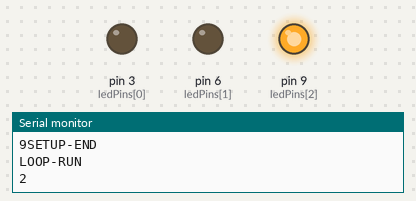
The sketch below on a simulated Arduino Uno, built with avr-gcc and run on an emulated ATmega328P. On the bench: output pins drawn as LEDs (lit = HIGH), the last lines printed to the serial monitor. Random numbers use the default seed unless the sketch sets one.

Above: at 0.1 s.
At 9.1 s:
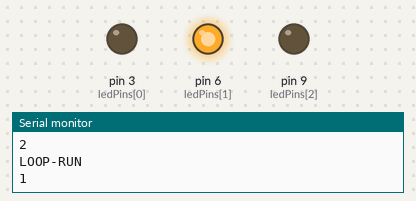
At 20.1 s:
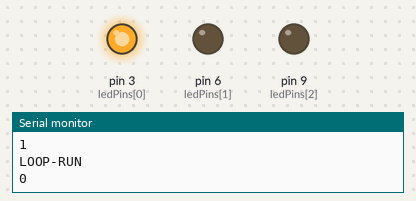
At 39.6 s:
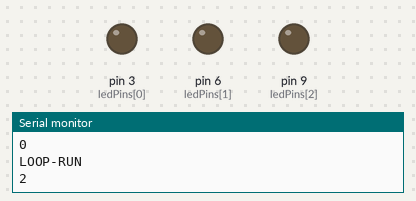
Timing chart, 0 to 40.0 s (numbered marks = the images above):
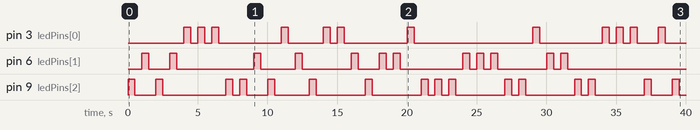

Measured:
- by itself, pin 3 (ledPins[0]): LOW → HIGH at 4.0 s, → LOW 0.50 s later, → HIGH 0.50 s later, → LOW 0.50 s later, … (24 changes in this stretch)
- by itself, pin 6 (ledPins[1]): LOW → HIGH at 1.0 s, → LOW 0.50 s later, → HIGH 1.5 s later, → LOW 0.50 s later, … (24 changes in this stretch)
- by itself, pin 9 (ledPins[2]): LOW → HIGH at 0.00 s, → LOW 0.50 s later, → HIGH 1.5 s later, → LOW 0.50 s later, … (32 changes in this stretch)

The sketch:

LearningSound20161009.ino
```cpp
// set Arduino UNO board
// Port: /dev/tty.usbmodem1411
// Programmer: arduino
// Overriding Baud Rate: 115200

int ledPins[] = {3,6,9};
int randomPin;

// All Arduino sketches MUST have two specific functions, named "setup()" and "loop()".
// The Arduino runs these functions automatically when it starts up or if you press the reset / button.

// The setup() function runs once when the sketch starts.
// You'll use it for things you need to do first, or only once:

void setup() {
  Serial.begin(9600);

  for (int i=0; i <= 2; i++){
      // initialize digital pin number led as an output.
      // The pinMode() function takes two values, which you type in
      // the parenthesis after the function name. The first value is
      // a pin number, the second value is the word INPUT or OUTPUT.
      pinMode(ledPins[i], OUTPUT);
  }

  randomSeed(analogRead(0));

  Serial.print(ledPins[2]); // turn Serial Monitor on to see output
  Serial.print("SETUP-END\n"); // turn Serial Monitor on to see output
}

// the loop function runs over and over again forever
void loop() {
  Serial.print("LOOP-RUN\n"); // turn Serial Monitor on to see output

  randomPin = random(0,3);
  Serial.print(randomPin);
  Serial.print("\n");

  // The 13 digital pins on your Arduino are great at inputting
  // and outputting on/off, or "digital" signals. These signals
  // will always be either 5 Volts (which we call "HIGH"), or
  // 0 Volts (which we call "LOW").

  // digitalWrite() is the built-in function we use to make an
  // output pin HIGH or LOW. It takes two values; a pin number,
  // followed by the word HIGH or LOW:

  digitalWrite(ledPins[randomPin], 5);   // turn the LED on (5 is the HIGH is the voltage level)
  delay(500);            // wait for a second
  digitalWrite(ledPins[randomPin], 0);   // turn the LED off by making the voltage 0 (or LOW)
  delay(500);

  // reverse the direction of the fading at the ends of the fade:
  /*
  if (brightness == 0 || brightness == 255) {
    fadeAmount = -fadeAmount ;
  }
  */

}
```
